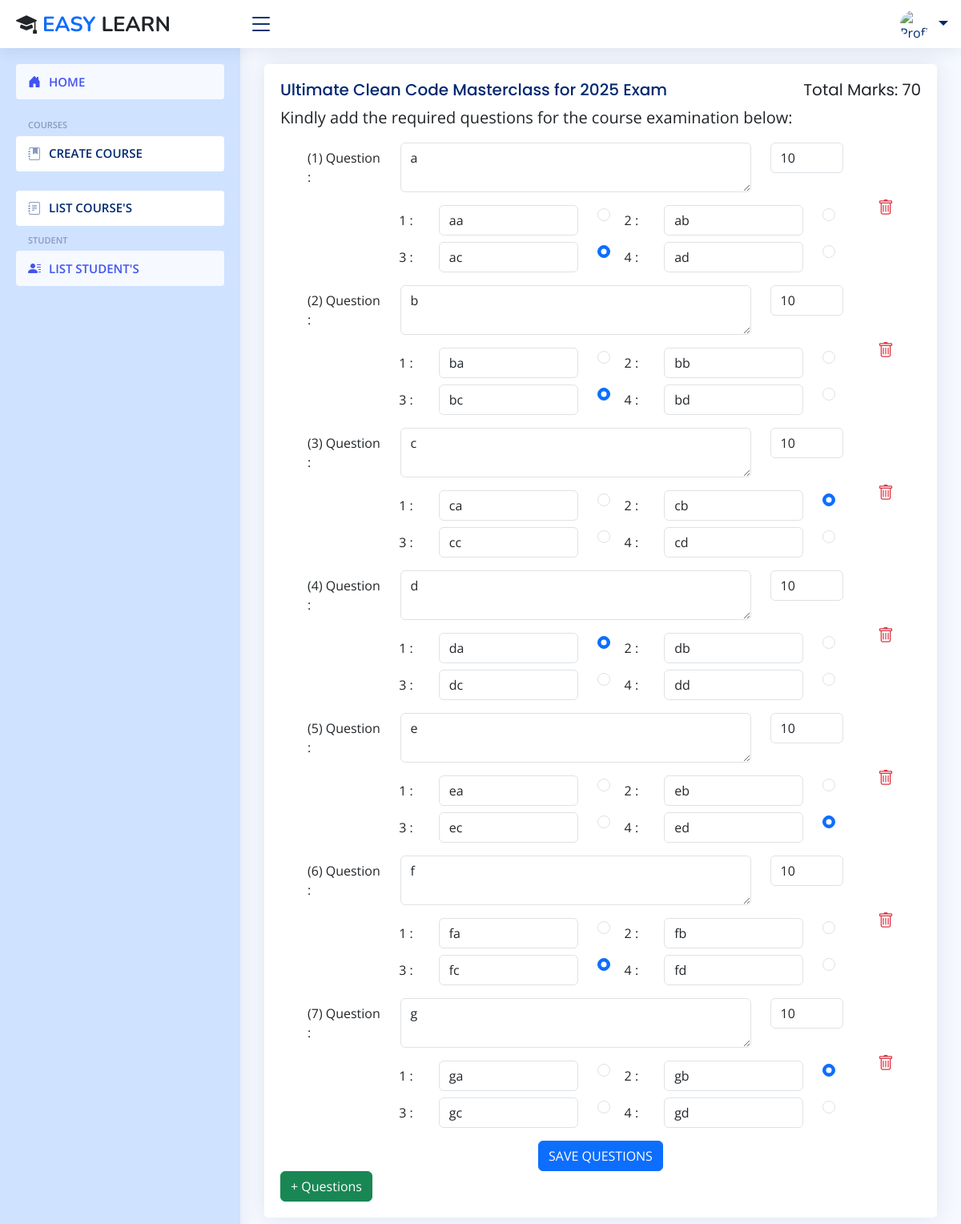
The app's page /course/detail/exam/4/ with its own data.
### Course/models.py (models this page shows, shortened)
class Exam(models.Model):
    id = models.BigAutoField(primary_key=True)
    course = models.OneToOneField(Course, related_name='exam', on_delete=models.CASCADE)
    class Meta:
        db_table = 'Exams Table'

class Course(models.Model):
    id = models.BigAutoField(primary_key=True)
    thumbnail = models.ImageField(upload_to='thumbnails/', null=False, blank=False)
    title = models.CharField(max_length=255, null=False, blank=False)
    category = models.CharField(max_length=255, null=False, blank=False)
    description = models.CharField(max_length=255, null=False, blank=False)
    created_by = models.ForeignKey(User, related_name='courses', on_delete=models.CASCADE)
    created_date = models.DateField(auto_now_add=True)
    class Meta:
        db_table = 'Courses Table'

class Question(models.Model):
    id = models.BigAutoField(primary_key=True)
    exam = models.ForeignKey(Exam, related_name='questions', on_delete=models.CASCADE)
    text = models.CharField(max_length=255, null=False, blank=False)
    mark = models.PositiveIntegerField(null=False, blank=False, default=0)
    class Meta:
        db_table = 'Questions Table'

class Answer(models.Model):
    id = models.BigAutoField(primary_key=True)
    question = models.ForeignKey(Question, related_name='answers', on_delete=models.CASCADE)
    text = models.CharField(max_length=100, null=False, blank=False)
    is_correct = models.BooleanField(default=False)
    class Meta:
        db_table = 'Answers Table'

### Course/views.py (the view, shortened to what this page needs)
# urls.py: path('detail/exam/<int:course_id>/', detail_exam_view, name='detail-exam-view')
def detail_exam_view(request, course_id):
    course = Course.objects.get(id=course_id)
    exam, created = Exam.objects.get_or_create(course=course)
    return render(request, 'course/detail_exam.html', context={'exam':exam})

### Course/templates/course/detail_exam.html (shortened to what this page needs)
{% extends "teacher/base_site.html" %}
{% block main %}
    <main id="main" class="main">
        <section class="section">
            <div class="row">
                <div class="col-12">
                    <div class="card">
                        <div class="card-body">
                            <h5 class="card-title mb-0 pb-2 fs-5 d-flex justify-content-between">
                                {{exam.course.title}} Exam
                                <span class="fs-5 text-dark">Total Marks: 70</span>
                            </h5>
                            <p class="card-text fs-5">Kindly add the required questions for the course examination below:</p>
                            <form id="createQuestionForm" method="post">
                                <div id="examContainer" class="row justify-content-center g-3">
                                    {% for question in exam.questions.all %}
                                        <div class="col-11 question-item" data-prefix="old_question" data-question-number="{{forloop.counter}}">
                                            <div class="row align-items-center">
                                                <div class="col-11">
                                                    <div class="row g-3 justify-content-end">
                                                        <div class="col-12">
                                                            <div class="row">
                                                                <label class="col-sm-2 col-form-label question-label">({{forloop.counter}}) Question :</label>
                                                                <div class="col-sm-8">
                                                                    <textarea class="form-control" name="old_question[]" required>{{question.text}}</textarea>
                                                                </div>
                                                                <div class="col-sm-2">
                                                                    <input type="number" class="form-control" name="old_mark[]" value="{{question.mark}}" placeholder="Marks" required>
                                                                </div>
                                                            </div>
                                                        </div>
                                                        <div class="col-10">
                                                            <div class="row g-2">
                                                                {% for answer in question.answers.all  %}
                                                                <div class="col-6">
                                                                    <div class="row">
                                                                        <label class="col-sm-2 col-form-label">{{forloop.counter}} :</label>
                                                                        <div class="col-sm-8">
                                                                            <input type="text" class="form-control" name="old_question[answer][{{forloop.parentloop.counter}}][]" value="{{answer.text}}" required>
                                                                        </div>
                                                                        <div class="col-sm-2">
                                                                            <input type="radio" name="old_question[is_correct][{{forloop.parentloop.counter}}][]" value="{{forloop.counter}}" class="form-check-input" {% if answer.is_correct %} checked {% endif %} required>
                                                                        </div>
                                                                    </div>
                                                                </div>
                                                                {% endfor %}
                                                            </div>
                                                        </div>
                                                    </div>
                                                </div>
                                                <div class="col-1 text-end">
                                                    <i class="bi bi-trash text-danger fs-5 remove-question"></i>
                                                </div>
                                            </div>
                                        </div>
                                    {% endfor %}
                                </div>
                                <div class="text-center mt-3">
                                    <button type="submit" class="btn btn-primary">SAVE QUESTIONS</button>
                                </div>
                            </form>
                            <button id="addQuestion" class="btn btn-success">+ Questions</button>
                        </div>
                    </div>
                </div>
            </div>
        </section>
    </main>
{% endblock main %}

### Users/static/assets/css/style.css (style rules this page uses)
:root { scroll-behavior: smooth; }
body { font-family: "Open Sans", sans-serif; background: #f6f9ff; color: #444444; }
h1, h2, h3, h4, h5, h6 { font-family: "Nunito", sans-serif; }
#main { margin-top: 60px; padding: 20px 30px; transition: all 0.3s; }
.card { margin-bottom: 30px; border: none; border-radius: 5px; box-shadow: 0px 0 30px rgba(1, 41, 112, 0.1); }
.card-title { padding: 20px 0 15px 0; font-size: 18px; font-weight: 500; color: #012970; font-family: "Poppins", sans-serif; }
.card-title span { color: #899bbd; font-size: 14px; font-weight: 400; }
.card-body { padding: 0 20px 20px 20px; }
@media (min-width: 1200px) { #main, #footer { margin-left: 300px; } }

### records on screen
Exam: course "Ultimate Clean Code Masterclass for 2025"
Question: text "a", mark "10"
Answer: text "aa"
Answer: text "ab"
Answer: text "ac", is_correct "☑"
Answer: text "ad"
Question: text "b", mark "10"
Answer: text "ba"
Answer: text "bb"
Answer: text "bc", is_correct "☑"
Answer: text "bd"
Question: text "c", mark "10"
Answer: text "ca"
Answer: text "cb", is_correct "☑"
Answer: text "cc"
Answer: text "cd"
Question: text "d", mark "10"
Answer: text "da", is_correct "☑"
Answer: text "db"
Answer: text "dc"
Answer: text "dd"
Question: text "e", mark "10"
Answer: text "ea"
Answer: text "eb"
Answer: text "ec"
Answer: text "ed", is_correct "☑"
Question: text "f", mark "10"
Answer: text "fa"
Answer: text "fb"
Answer: text "fc", is_correct "☑"
Answer: text "fd"
Question: text "g", mark "10"
Answer: text "ga"
Answer: text "gb", is_correct "☑"
Answer: text "gc"
Answer: text "gd"
